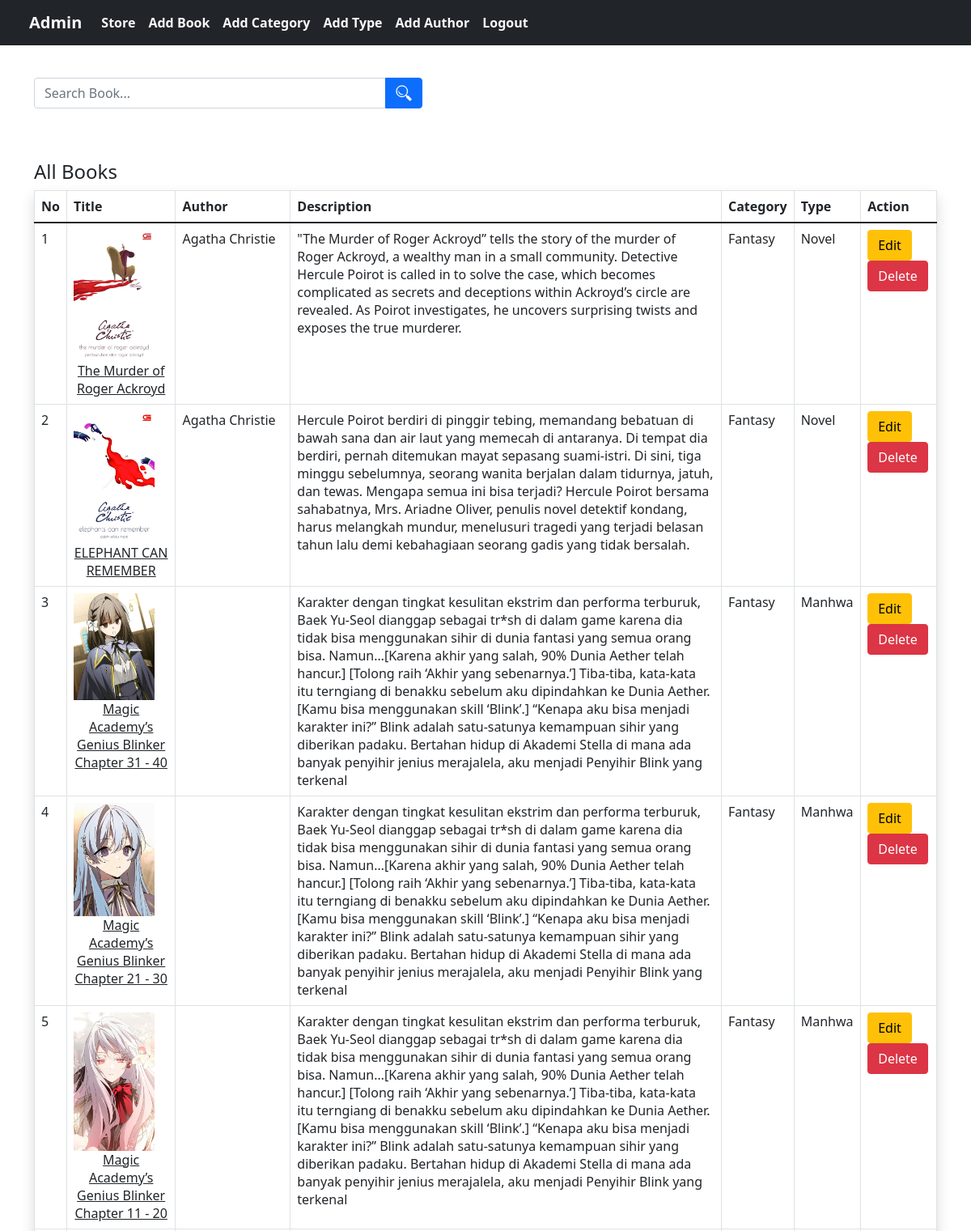
The page /admin.php (signed in, upper part) on the database its author committed.
### tables this page shows
CREATE TABLE `books` (
  `id` int(11) NOT NULL,
  `title` varchar(255) NOT NULL,
  `author_id` int(11) NOT NULL,
  `description` text NOT NULL,
  `category_id` int(11) NOT NULL,
  `price` int(11) NOT NULL,
  `type_id` int(11) NOT NULL,
  `cover` varchar(255) NOT NULL,
  `file` varchar(255) NOT NULL
);

CREATE TABLE `authors` (
  `id` int(11) NOT NULL,
  `name` varchar(255) NOT NULL
);

CREATE TABLE `categories` (
  `id` int(11) NOT NULL,
  `name` varchar(255) NOT NULL
);

CREATE TABLE `types` (
  `id` int(11) NOT NULL,
  `name` varchar(255) NOT NULL
);

### php/func-book.php (called while the page is built, shortened)
<?php
function get_all_books($con){
   $sql  = "SELECT * FROM books ORDER bY id DESC";
   $stmt = $con->prepare($sql);
   $stmt->execute();
   if ($stmt->rowCount() > 0) {
   	  $books = $stmt->fetchAll();
   }else {
      $books = 0;
   }
   return $books;
}

### php/func-author.php (called while the page is built, shortened)
<?php
function get_all_author($con){
   $sql  = "SELECT * FROM authors";
   $stmt = $con->prepare($sql);
   $stmt->execute();
   if ($stmt->rowCount() > 0) {
   	  $authors = $stmt->fetchAll();
   }else {
      $authors = 0;
   }
   return $authors;
}

### php/func-category.php (called while the page is built, shortened)
<?php
function get_all_categories($con){
   $sql  = "SELECT * FROM categories";
   $stmt = $con->prepare($sql);
   $stmt->execute();
   if ($stmt->rowCount() > 0) {
   	  $categories = $stmt->fetchAll();
   }else {
      $categories = 0;
   }
   return $categories;
}

### php/func-types.php (called while the page is built, shortened)
<?php
function get_all_types($con){
   $sql  = "SELECT * FROM types";
   $stmt = $con->prepare($sql);
   $stmt->execute();
   if ($stmt->rowCount() > 0) {
   	  $categories = $stmt->fetchAll();
   }else {
      $categories = 0;
   }
   return $categories;
}

### admin.php (the view, shortened to what this page needs)
<?php
if (isset($_SESSION['user_id']) &&
    isset($_SESSION['user_email'])) {
	include "db_conn.php";
	include "php/func-book.php";
    $books = get_all_books($conn);
	include "php/func-author.php";
    $authors = get_all_author($conn);
	include "php/func-types.php";
	$types = get_all_types($conn);
	include "php/func-category.php";
    $categories = get_all_categories($conn);
	include "css/style-bookstore.php";
?>
<!DOCTYPE html>
<html lang="en">
<head>
	<link href="https://cdn.jsdelivr.net/npm/bootstrap@5.1.1/dist/css/bootstrap.min.css" rel="stylesheet">
</head>
<body>
	<div class="container">
		<div class = "row">
			<nav class="navbar navbar-expand-lg navbar-light bg-dark fixed-top">
			<div class="container-fluid">
				<a class="navbar-brand text-light fw-bolder" href="admin.php">Admin</a>
				<div class="collapse navbar-collapse"
					id="navbarSupportedContent">
				<ul class="navbar-nav me-auto mb-2 mb-lg-0">
					<li class="nav-item">
					<a class="nav-link text-light rounded fw-bolder"
						aria-current="page"
						href="index.php">Store</a>
					</li>
					<li class="nav-item">
					<a class="nav-link text-light rounded fw-bolder"
						href="add-book.php">Add Book</a>
					</li>
					<li class="nav-item">
					<a class="nav-link text-light rounded fw-bolder"
						href="add-category.php">Add Category</a>
					</li>
					<li class = "nav-item">
						<a class = "nav-link text-light rounded fw-bolder" href = "add-type.php">Add Type</a>
					</li>
					<li class="nav-item">
					<a class="nav-link text-light rounded fw-bolder"
						href="add-author.php">Add Author</a>
					</li>
					<li class="nav-item">
					<a class="nav-link text-light rounded fw-bolder"
						href="logout.php">Logout</a>
					</li>
				</ul>
				</div>
			</div>
			</nav>
		</div>
		<div class = "row g-0 mt-5">
		<form action="search.php"
				method="get"
				style="width: 100%; max-width: 30rem">
			<div class="input-group my-5">
			<input type="text"
					class="form-control"
					name="key"
					placeholder="Search Book..."
					aria-label="Search Book..."
					aria-describedby="basic-addon2">
			<button class="input-group-text
							btn btn-primary"
					id="basic-addon2">
					<img src="img/search.png"
						width="20">
			</button>
			</div>
		</form>
		<div>
			<?php  if ($books == 0) { ?>
				<div class="alert alert-warning
							text-center p-5"
					role="alert">
					<img src="img/empty.png"
						width="100">
					<br>
				There is no book in the database
			</div>
			<?php }else {?>
			<h4>All Books</h4>
			<table class="table table-bordered shadow">
				<thead>
					<tr>
						<th>No</th>
						<th>Title</th>
						<th>Author</th>
						<th>Description</th>
						<th>Category</th>
						<th>Type</th>
						<th>Action</th>
					</tr>
				</thead>
				<tbody>
				<?php
				$i = 0;
				foreach ($books as $book) {
					$i++;
				?>
				<tr>
					<td><?=$i?></td>
					<td>
						<img width="100"
							src="uploads/cover/<?=$book['cover']?>" >
						<a  class="link-dark d-block
								text-center"
							href="uploads/files/<?=$book['file']?>">
						<?=$book['title']?>
						</a>
					</td>
					<td>
						<?php if ($authors == 0) {
							echo "Undefined";}else{
							foreach ($authors as $author) {
								if ($author['id'] == $book['author_id']) {
									echo $author['name'];
								}
							}
						}
						?>
					</td>
					<td><?=$book['description']?></td>
					<td>
						<?php if ($categories == 0) {
							echo "Undefined";}else{
							foreach ($categories as $category) {
								if ($category['id'] == $book['category_id']) {
									echo $category['name'];
								}
							}
						}
						?>
					</td>
					<td>
						<?php if ($types == 0) {
							echo "Undefined";}else{
							foreach ($types as $type) {
								if ($type['id'] == $book['type_id']) {
									echo $type['name'];
								}
							}
						}
						?>
					</td>
					<td>
						<a href="edit-book.php?id=<?=$book['id']?>"
						class="btn btn-warning">
						Edit</a>
						<a href="php/delete-book.php?id=<?=$book['id']?>"
						class="btn btn-danger">
						Delete</a>
					</td>
				</tr>
				<?php } ?>
				</tbody>
			</table>
		<?php }?>
			</div>
		</div>
	</div>
</body>
</html>
<?php }else{
  header("Location: login.php");
  exit;
} ?>

### rows shown on the page
books: cover (picture), title "The Murder of Roger Ackroyd", description "\"The Murder of Roger Ackroyd” tells the story of the murder of Roger Ackroyd, a wealthy man in a small community. Detective Hercule Poirot is called in to solve the case, which becomes complicated as secrets and deceptions within Ackroyd’s circle are revealed. As Poirot investigates, he uncovers surprising twists and exposes the true murderer."
authors: name "Agatha Christie"
categories: name "Fantasy"
types: name "Novel"
books: cover (picture), title "ELEPHANT CAN REMEMBER", description "Hercule Poirot berdiri di pinggir tebing, memandang bebatuan di bawah sana dan air laut yang memecah di antaranya. Di tempat dia berdiri, pernah ditemukan mayat sepasang suami-istri. Di sini, tiga minggu sebelumnya, seorang wanita berjalan dalam tidurnya, jatuh, dan tewas. Mengapa semua ini bisa terjadi? Hercule Poirot bersama sahabatnya, Mrs. Ariadne Oliver, penulis novel detektif kondang, harus melangkah mundur, menelusuri tragedi yang terjadi belasan tahun lalu demi kebahagiaan seorang gadis yang tidak bersalah."
books: cover (picture), title "Magic Academy’s Genius Blinker Chapter 31 - 40", description "Karakter dengan tingkat kesulitan ekstrim dan performa terburuk, Baek Yu-Seol dianggap sebagai tr*sh di dalam game karena dia tidak bisa menggunakan sihir di dunia fantasi yang semua orang bisa. Namun…[Karena akhir yang salah, 90% Dunia Aether telah hancur.] [Tolong raih ‘Akhir yang sebenarnya.’] Tiba-tiba, kata-kata itu terngiang di benakku sebelum aku dipindahkan ke Dunia Aether.[Kamu bisa menggunakan skill ‘Blink’.] “Kenapa aku bisa menjadi karakter ini?” Blink adalah satu-satunya kemampuan sihir yang diberikan padaku. Bertahan hidup di Akademi Stella di mana ada banyak penyihir jenius merajalela, aku menjadi Penyihir Blink yang terkenal"
types: name "Manhwa"
books: cover (picture), title "Magic Academy’s Genius Blinker Chapter 21 - 30", description "Karakter dengan tingkat kesulitan ekstrim dan performa terburuk, Baek Yu-Seol dianggap sebagai tr*sh di dalam game karena dia tidak bisa menggunakan sihir di dunia fantasi yang semua orang bisa. Namun…[Karena akhir yang salah, 90% Dunia Aether telah hancur.] [Tolong raih ‘Akhir yang sebenarnya.’] Tiba-tiba, kata-kata itu terngiang di benakku sebelum aku dipindahkan ke Dunia Aether.[Kamu bisa menggunakan skill ‘Blink’.] “Kenapa aku bisa menjadi karakter ini?” Blink adalah satu-satunya kemampuan sihir yang diberikan padaku. Bertahan hidup di Akademi Stella di mana ada banyak penyihir jenius merajalela, aku menjadi Penyihir Blink yang terkenal"
books: cover (picture), title "Magic Academy’s Genius Blinker Chapter 11 - 20", description "Karakter dengan tingkat kesulitan ekstrim dan performa terburuk, Baek Yu-Seol dianggap sebagai tr*sh di dalam game karena dia tidak bisa menggunakan sihir di dunia fantasi yang semua orang bisa. Namun…[Karena akhir yang salah, 90% Dunia Aether telah hancur.] [Tolong raih ‘Akhir yang sebenarnya.’] Tiba-tiba, kata-kata itu terngiang di benakku sebelum aku dipindahkan ke Dunia Aether.[Kamu bisa menggunakan skill ‘Blink’.] “Kenapa aku bisa menjadi karakter ini?” Blink adalah satu-satunya kemampuan sihir yang diberikan padaku. Bertahan hidup di Akademi Stella di mana ada banyak penyihir jenius merajalela, aku menjadi Penyihir Blink yang terkenal"
